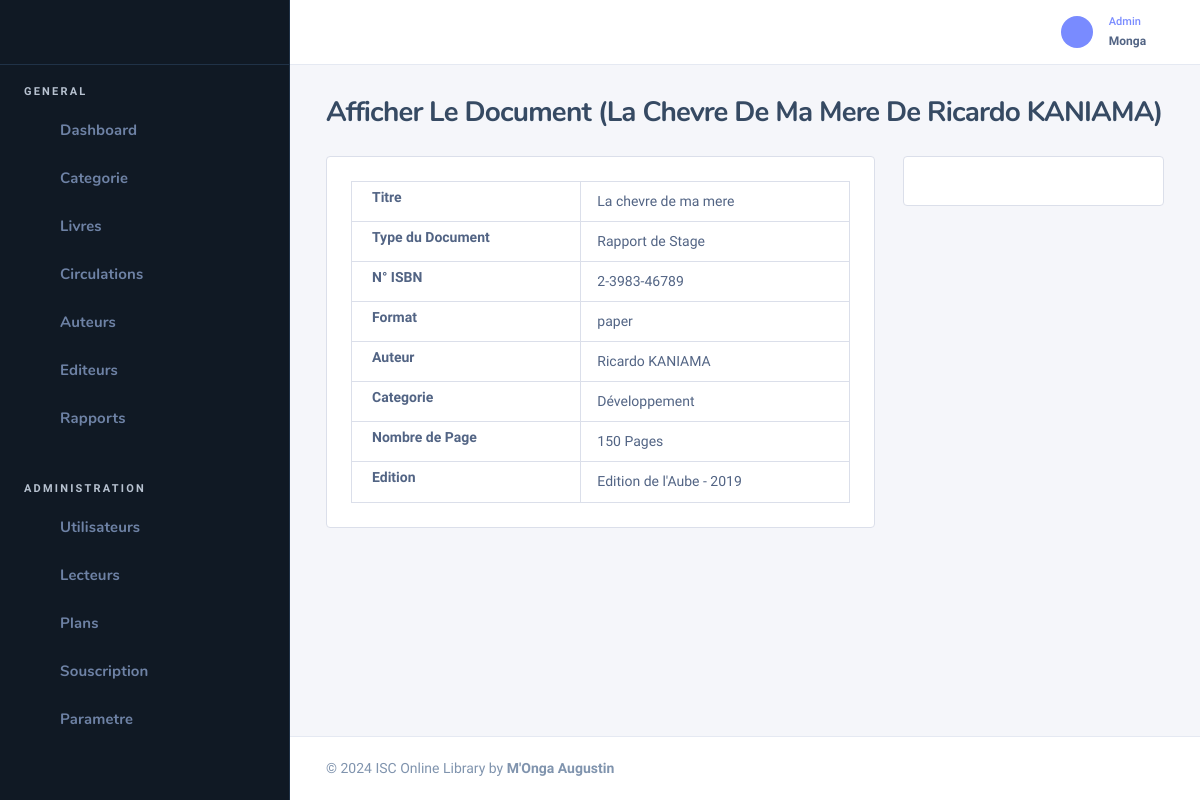
Screenshot of /view?id=2 (signed in) with the database file from the repository.
### tables this page shows
CREATE TABLE `tbl_books` (
  `id_book` int(11) NOT NULL,
  `titre` varchar(100) DEFAULT NULL,
  `typeDoc` enum('Ouvrage','TFC','Memoire','Rapport de Stage','Projet Tututoré') DEFAULT NULL,
  `isbn` varchar(100) DEFAULT NULL,
  `book_file` varchar(100) DEFAULT NULL,
  `descr` varchar(200) DEFAULT NULL,
  `format` enum('ebook','paper') DEFAULT NULL,
  `qty` int(11) NOT NULL DEFAULT 1,
  `nbr_page` int(11) DEFAULT NULL,
  `edition` varchar(100) DEFAULT NULL,
  `id_author` int(11) DEFAULT NULL,
  `id_genre` int(11) DEFAULT NULL,
  `id_book_language` int(11) DEFAULT NULL,
  `publisher_id` int(11) DEFAULT NULL,
  `created_at` timestamp NOT NULL DEFAULT current_timestamp(),
  `statut` enum('0','1') DEFAULT NULL
);

CREATE TABLE `tbl_authors` (
  `id_author` int(11) NOT NULL,
  `names` varchar(20) DEFAULT NULL
);

CREATE TABLE `tbl_genres` (
  `id_genre` int(11) NOT NULL,
  `name` varchar(50) DEFAULT NULL,
  `description` varchar(150) DEFAULT NULL
);

CREATE TABLE `tbl_publishers` (
  `publisher_id` int(11) NOT NULL,
  `name` varchar(50) NOT NULL,
  `lieu` varchar(140) NOT NULL
);

### Models/Admin/book.class.php (called while the page is built, shortened)
<?php
class Book
{
    public function getBook($id)
    {
        $db = getConnection();
        $add = $db->prepare("SELECT id_book,qty, titre, typeDoc, isbn, book_file, descr, format, nbr_page, edition, a.names as auteur, g.name as genre, bl.names as bl, p.name as publisher, b.statut
        FROM tbl_books as b,tbl_publishers as p, tbl_genres as g, tbl_authors as a, tbl_books_language as bl
        WHERE bl.id_book_language = b.id_book_language and b.id_genre = g.id_genre and b.id_author = a.id_author and p.publisher_id = b.publisher_id and b.id_book=?");
        $add->execute(array($id));
        $tbP =  $add->fetchObject();
        return $tbP;
    }
}

### Vues/Admin/view.php (the view, shortened to what this page needs)
<div class="row-fluid">
  <div class="row">
    <div class="col-md-8">
      <div class="card card-bordered card-preview">
        <div class="card-inner">
            <table class="table table-bordered">
                <tr>
                    <th>Titre</th>
                    <td><?=$data->titre?></td>
                </tr>
                <tr>
                    <th>Type du Document</th>
                    <td><?=$data->typeDoc?></td>
                </tr>
                <tr>
                    <th>N° ISBN</th>
                    <td><?=$data->isbn?></td>
                </tr>
                <tr>
                    <th>Format</th>
                    <td><?=$data->format?></td>
                </tr>
                <tr>
                    <th>Auteur</th>
                    <td><?=$data->auteur?></td>
                </tr>
                <tr>
                    <th>Categorie</th>
                    <td><?=$data->genre?></td>
                </tr>
                <tr>
                    <th>Nombre de Page</th>
                    <td><?=$data->nbr_page?> Pages</td>
                </tr>
                <tr>
                    <th>Edition</th>
                    <td><?=$data->publisher?> - <?=$data->edition?></td>
                </tr>
            </table>
        </div>
      </div>
    </div>
    <div class="col-md-4">
      <div class="card card-bordered card-preview">
        <div class="card-inner">
        </div>
      </div>
    </div>
  </div>
</div>

### Vues/Admin/template.php (shortened to what this page needs)
<?php
@$title =  ucwords(str_replace('_', ' ', @$title));
include('Public/includes/header.php');
?>
<body class="nk-body bg-lighter npc-general has-sidebar ">
    <div class="nk-app-root">
        <div class="nk-main ">
            <div class="nk-sidebar nk-sidebar-fixed is-dark " data-content="sidebarMenu">
                <div class="nk-sidebar-element nk-sidebar-head">
                    <div class="nk-menu-trigger">
                        <a href="#" class="nk-nav-compact nk-quick-nav-icon d-none d-xl-inline-flex" data-target="sidebarMenu"><em class="icon ni ni-menu"></em></a>
                    </div>
                </div>
                <?php include('Public/includes/menu.php'); ?>
            </div>
            <div class="nk-wrap ">
                <?php include('Public/includes/toph.php'); ?>
                <div class="nk-content ">
                    <div class="container-fluid">
                        <div class="nk-content-inner">
                            <div class="nk-content-body">
                                <div class="nk-block-head nk-block-head-sm">
                                    <div class="nk-block-between">
                                        <div class="nk-block-head-content">
                                            <h3 class="nk-block-title page-title"><?= @$title ?></h3>
                                        </div>
                                    </div>
                                </div>
                                <div class="nk-block">
                                    <?php echo $contents; ?>
                                </div>
                            </div>
                        </div>
                    </div>
                </div>
                <?php include('Public/includes/footer.php'); ?>

### rows the page displays
tbl_books: titre.names "Afficher Le Document (La Chevre De Ma Mere De Ricardo KANIAMA)", titre "La chevre de ma mere", typeDoc "Rapport de Stage", isbn "2-3983-46789", format "paper", id_author.names "Ricardo KANIAMA", id_genre.name "Développement", nbr_page "150", publisher.name "Edition de l'Aube", edition "2019"

### other values shown
$_SESSION['noms'] "Monga"
